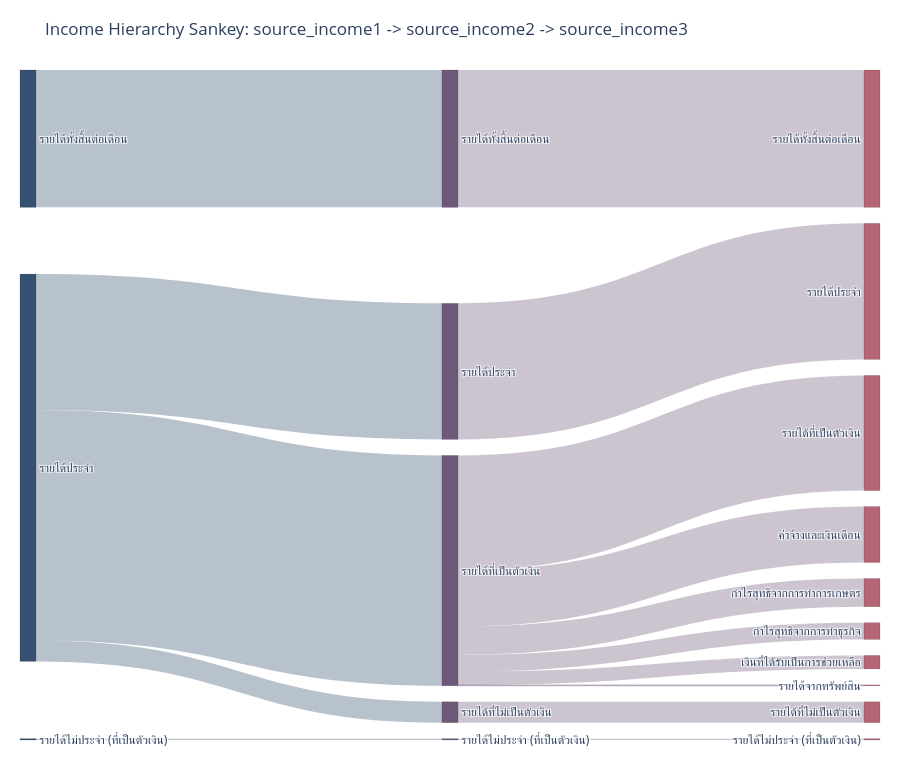

Source (notebook cell):
### Markdown cell above
## Income Hierachy (source_income1 → 2 → 3)

### Code cell
import plotly.graph_objects as go

required_cols = ["source_income1", "source_income2", "source_income3", "value"]
missing_cols = [c for c in required_cols if c not in df.columns]
if missing_cols:
    raise KeyError(f"Missing required columns for hierarchy Sankey: {missing_cols}")

hierarchy_df = df[required_cols].copy()
hierarchy_df["value_num"] = pd.to_numeric(hierarchy_df["value"], errors="coerce")

for col in ["source_income1", "source_income2", "source_income3"]:
    hierarchy_df[col] = (
        hierarchy_df[col]
        .astype("string")
        .str.strip()
        .fillna("<<MISSING>>")
        .replace("", "<<MISSING>>")
    )

total_rows = len(hierarchy_df)
invalid_value_rows = int(hierarchy_df["value_num"].isna().sum())

# Sankey links must be non-negative; keep positive monthly income only.
sankey_df = hierarchy_df[hierarchy_df["value_num"].gt(0)].copy()
removed_rows = total_rows - len(sankey_df)

if sankey_df.empty:
    raise ValueError("No positive numeric rows available to build the Sankey diagram.")

level12 = (
    sankey_df.groupby(["source_income1", "source_income2"], as_index=False)["value_num"]
    .sum()
    .sort_values("value_num", ascending=False)
)
level23 = (
    sankey_df.groupby(["source_income2", "source_income3"], as_index=False)["value_num"]
    .sum()
    .sort_values("value_num", ascending=False)
)

l1_labels = sorted(level12["source_income1"].unique().tolist())
l2_labels = sorted(
    pd.Index(level12["source_income2"])
    .union(pd.Index(level23["source_income2"]))
    .tolist()
)
l3_labels = sorted(level23["source_income3"].unique().tolist())

node_keys = [f"L1::{label}" for label in l1_labels]
node_keys += [f"L2::{label}" for label in l2_labels]
node_keys += [f"L3::{label}" for label in l3_labels]

node_labels = l1_labels + l2_labels + l3_labels
node_colors = (
    ["#355070"] * len(l1_labels)
    + ["#6D597A"] * len(l2_labels)
    + ["#B56576"] * len(l3_labels)
)
key_to_idx = {key: idx for idx, key in enumerate(node_keys)}

source_indices = []
target_indices = []
values = []
link_colors = []

for row in level12.itertuples(index=False):
    source_indices.append(key_to_idx[f"L1::{row.source_income1}"])
    target_indices.append(key_to_idx[f"L2::{row.source_income2}"])
    values.append(float(row.value_num))
    link_colors.append("rgba(53, 80, 112, 0.35)")

for row in level23.itertuples(index=False):
    source_indices.append(key_to_idx[f"L2::{row.source_income2}"])
    target_indices.append(key_to_idx[f"L3::{row.source_income3}"])
    values.append(float(row.value_num))
    link_colors.append("rgba(109, 89, 122, 0.35)")

total_income = float(sankey_df["value_num"].sum())

print(f"Rows in raw hierarchy table: {total_rows:,}")
print(f"Rows removed due to non-numeric value: {invalid_value_rows:,}")
print(f"Rows removed due to non-positive value: {removed_rows - invalid_value_rows:,}")
print(f"Rows used in Sankey: {len(sankey_df):,}")
print(f"Total positive monthly income represented: {total_income:,.2f} baht")

display(
    sankey_df.groupby("source_income1", as_index=False)["value_num"]
    .sum()
    .sort_values("value_num", ascending=False)
    .rename(columns={"value_num": "total_income_baht"})
)

fig = go.Figure(
    data=[
        go.Sankey(
            arrangement="snap",
            node=dict(
                pad=16,
                thickness=16,
                line=dict(color="rgba(0, 0, 0, 0.25)", width=0.5),
                label=node_labels,
                color=node_colors,
            ),
            link=dict(
                source=source_indices,
                target=target_indices,
                value=values,
                color=link_colors,
                hovertemplate=(
                    "From: %{source.label}<br>"
                    "To: %{target.label}<br>"
                    "Monthly income: %{value:,.0f} baht<extra></extra>"
                ),
            ),
        )
    ]
)

fig.update_layout(
    title="Income Hierarchy Sankey: source_income1 -> source_income2 -> source_income3",
    height=760,
    font=dict(size=12),
    margin=dict(l=20, r=20, t=70, b=20),
)

try:
    fig.show()
except ValueError as exc:
    if "nbformat" in str(exc).lower():
        from IPython.display import HTML

        display(HTML(fig.to_html(full_html=False, include_plotlyjs="cdn")))
    else:
        raise

### Figure 1 — Plotly figure (JSON) as saved in the notebook; plotly's stock layout.template omitted (floating-point values rounded to 4 significant figures)
{"data": [{"arrangement": "snap", "link": {"color": ["rgba(53, 80, 112, 0.35)", "rgba(53, 80, 112, 0.35)", "rgba(53, 80, 112, 0.35)", "rgba(53, 80, 112, 0.35)", "rgba(53, 80, 112, 0.35)", "rgba(109, 89, 122, 0.35)", "rgba(109, 89, 122, 0.35)", "rgba(109, 89, 122, 0.35)", "rgba(109, 89, 122, 0.35)", "rgba(109, 89, 122, 0.35)", "rgba(109, 89, 122, 0.35)", "rgba(109, 89, 122, 0.35)", "rgba(109, 89, 122, 0.35)", "rgba(109, 89, 122, 0.35)", "rgba(109, 89, 122, 0.35)"], "hovertemplate": "From: %{source.label}<br>To: %{target.label}<br>Monthly income: %{value:,.0f} baht<extra></extra>", "source": [1, 0, 1, 1, 2, 3, 11, 9, 9, 9, 10, 9, 9, 12, 9], "target": [9, 3, 11, 10, 12, 17, 20, 18, 15, 13, 19, 14, 22, 21, 16], "value": [32709087, 19502606, 19315276, 2966473, 187336, 19502606, 19315276, 16351513, 7938691, 4006534, 2966473, 2374415, 1915152, 187336, 122782]}, "node": {"color": ["#355070", "#355070", "#355070", "#6D597A", "#6D597A", "#6D597A", "#6D597A", "#6D597A", "#6D597A", "#6D597A", "#6D597A", "#6D597A", "#6D597A", "#B56576", "#B56576", "#B56576", "#B56576", "#B56576", "#B56576", "#B56576", "#B56576", "#B56576", "#B56576"], "label": ["รายได้ทั้งสิ้นต่อเดือน", "รายได้ประจำ", "รายได้ไม่ประจำ (ที่เป็นตัวเงิน)", "รายได้ทั้งสิ้นต่อเดือน", "รายได้ที่เป็นตัวเงิน", "รายได้ที่เป็นตัวเงิน", "รายได้ที่เป็นตัวเงิน", "รายได้ที่เป็นตัวเงิน", "รายได้ที่เป็นตัวเงิน", "รายได้ที่เป็นตัวเงิน", "รายได้ที่ไม่เป็นตัวเงิน", "รายได้ประจำ", "รายได้ไม่ประจำ (ที่เป็นตัวเงิน)", "กำไรสุทธิจากการทำการเกษตร", "กำไรสุทธิจากการทำธุรกิจ", "ค่าจ้างและเงินเดือน", "รายได้จากทรัพย์สิน", "รายได้ทั้งสิ้นต่อเดือน", "รายได้ที่เป็นตัวเงิน", "รายได้ที่ไม่เป็นตัวเงิน", "รายได้ประจำ", "รายได้ไม่ประจำ (ที่เป็นตัวเงิน)", "เงินที่ได้รับเป็นการช่วยเหลือ"], "line": {"color": "rgba(0, 0, 0, 0.25)", "width": 0.5}, "pad": 16, "thickness": 16}, "type": "sankey"}], "layout": {"font": {"size": 12}, "height": 760, "margin": {"b": 20, "l": 20, "r": 20, "t": 70}, "title": {"text": "Income Hierarchy Sankey: source_income1 -> source_income2 -> source_income3"}}}
